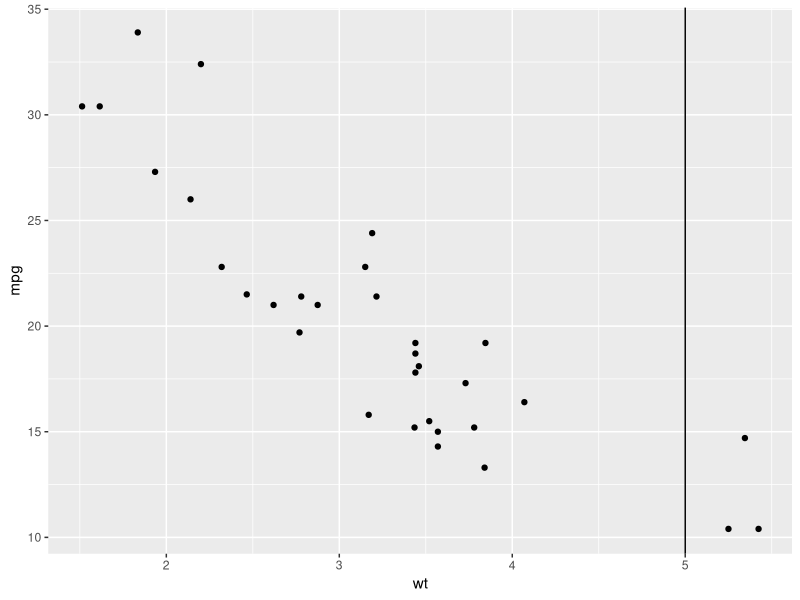
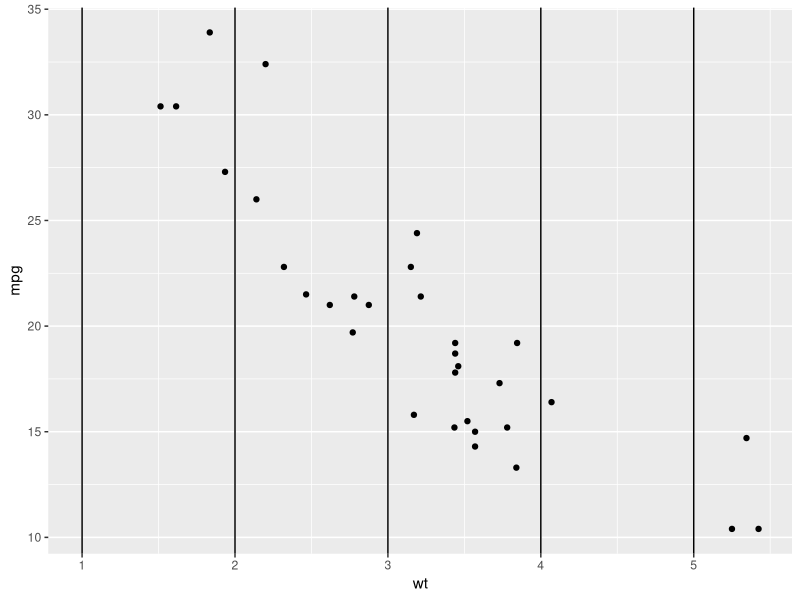
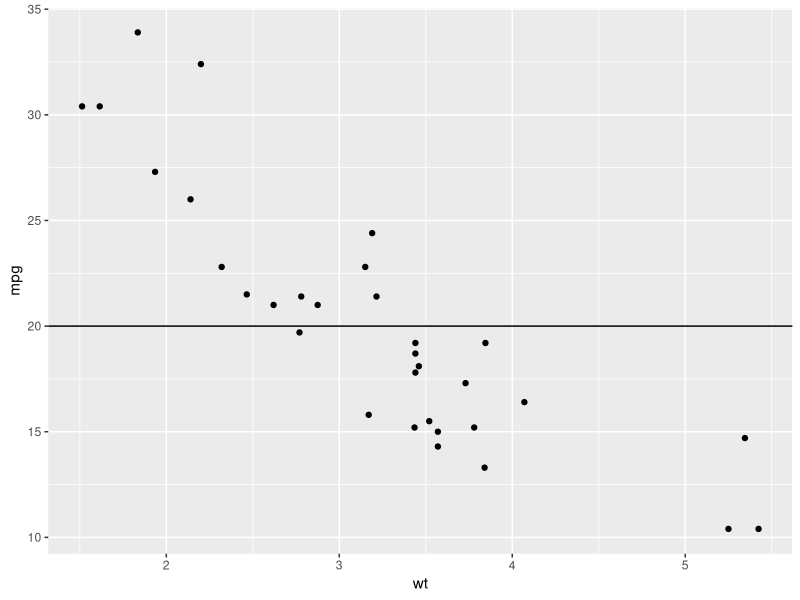
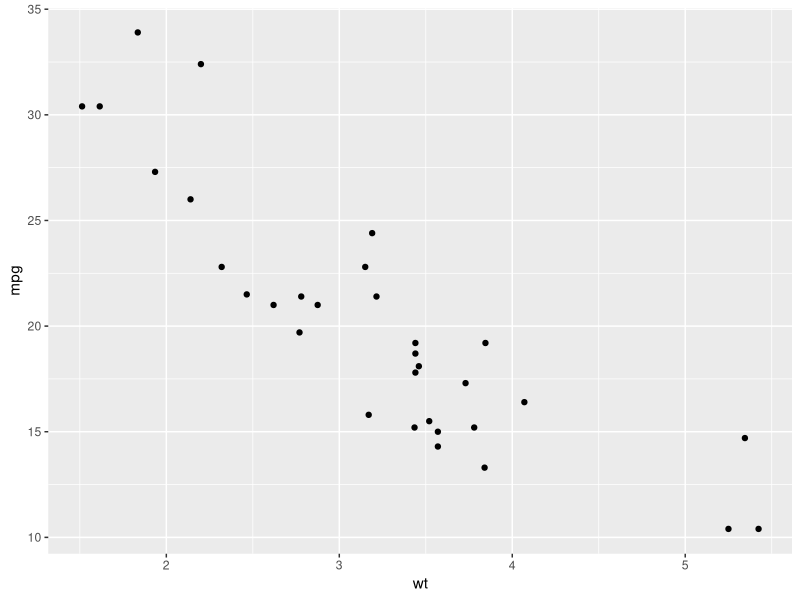
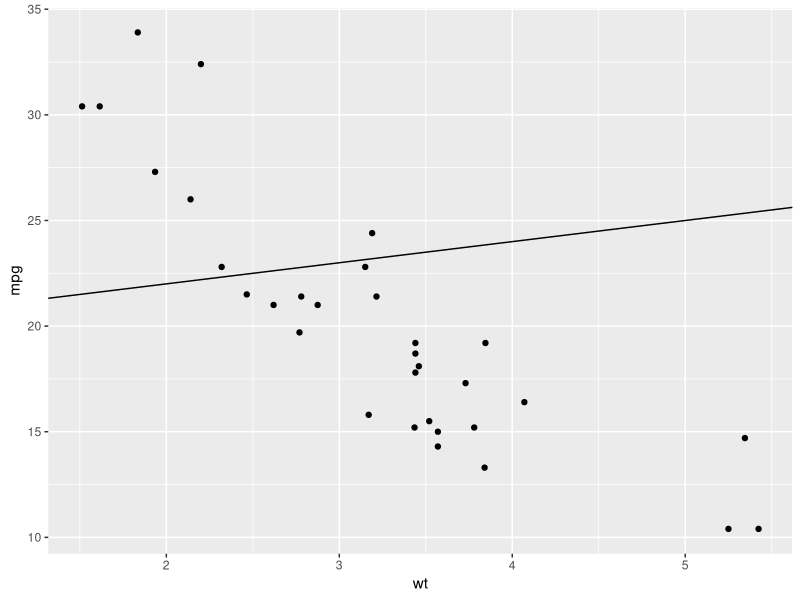
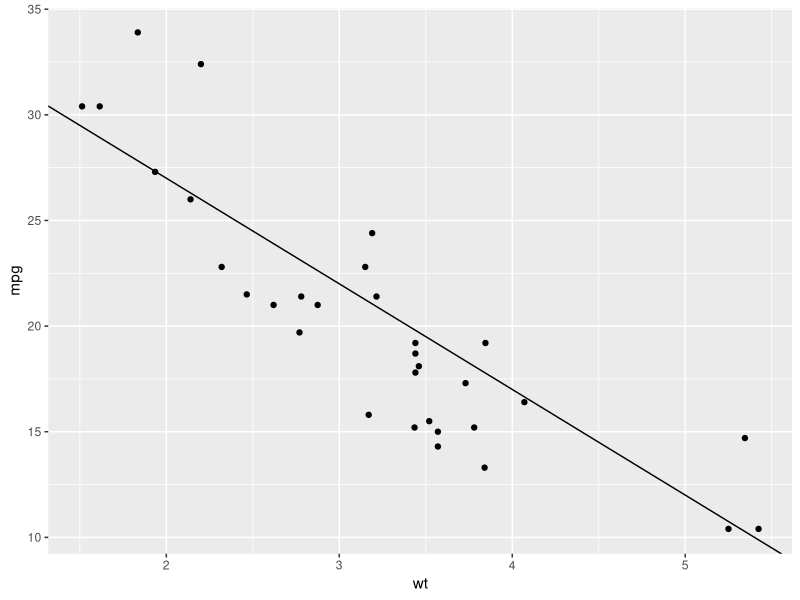
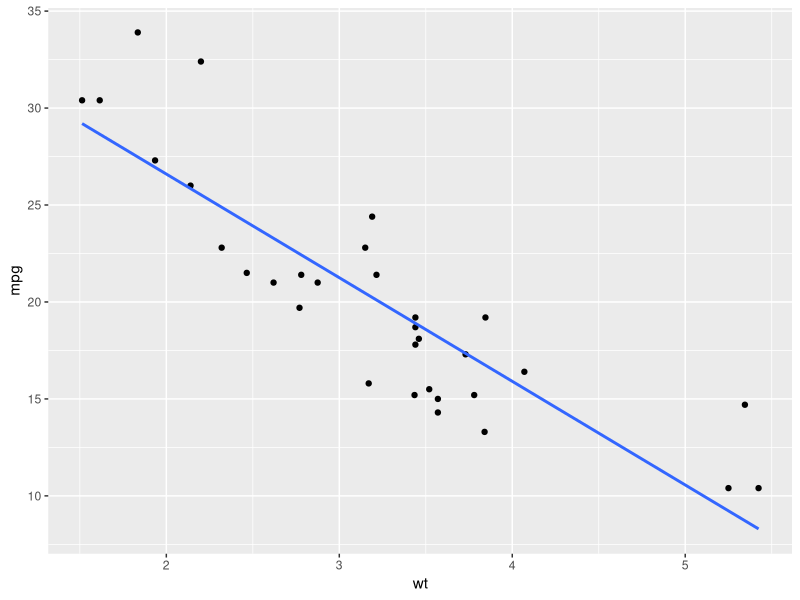
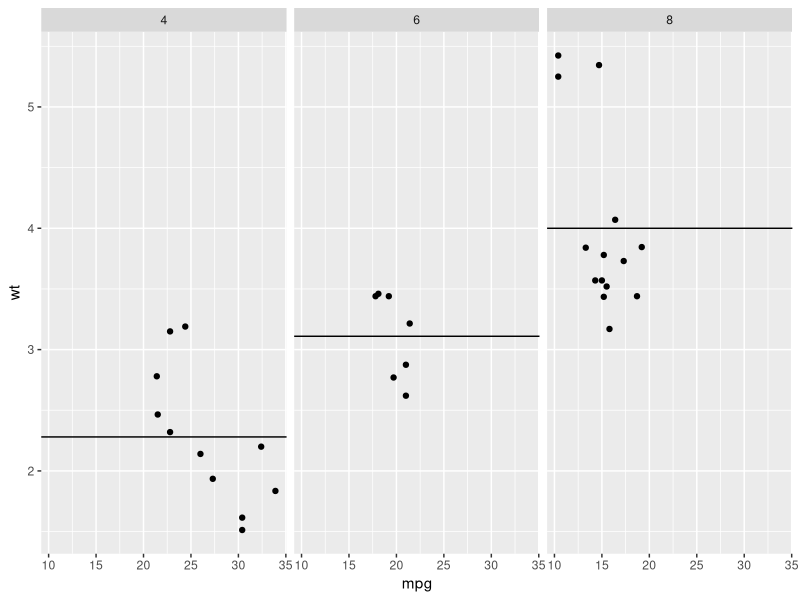

Source code (R) for these figures, in order:
library(ggplot2)


### Name: geom_abline
### Title: Reference lines: horizontal, vertical, and diagonal
### Aliases: geom_abline geom_hline geom_vline

### ** Examples

p <- ggplot(mtcars, aes(wt, mpg)) + geom_point()

# Fixed values
p + geom_vline(xintercept = 5)
p + geom_vline(xintercept = 1:5)
p + geom_hline(yintercept = 20)

p + geom_abline() # Can't see it - outside the range of the data
p + geom_abline(intercept = 20)

# Calculate slope and intercept of line of best fit
coef(lm(mpg ~ wt, data = mtcars))
p + geom_abline(intercept = 37, slope = -5)
# But this is easier to do with geom_smooth:
p + geom_smooth(method = "lm", se = FALSE)

# To show different lines in different facets, use aesthetics
p <- ggplot(mtcars, aes(mpg, wt)) +
  geom_point() +
  facet_wrap(~ cyl)

mean_wt <- data.frame(cyl = c(4, 6, 8), wt = c(2.28, 3.11, 4.00))
p + geom_hline(aes(yintercept = wt), mean_wt)

# You can also control other aesthetics
ggplot(mtcars, aes(mpg, wt, colour = wt)) +
  geom_point() +
  geom_hline(aes(yintercept = wt, colour = wt), mean_wt) +
  facet_wrap(~ cyl)
